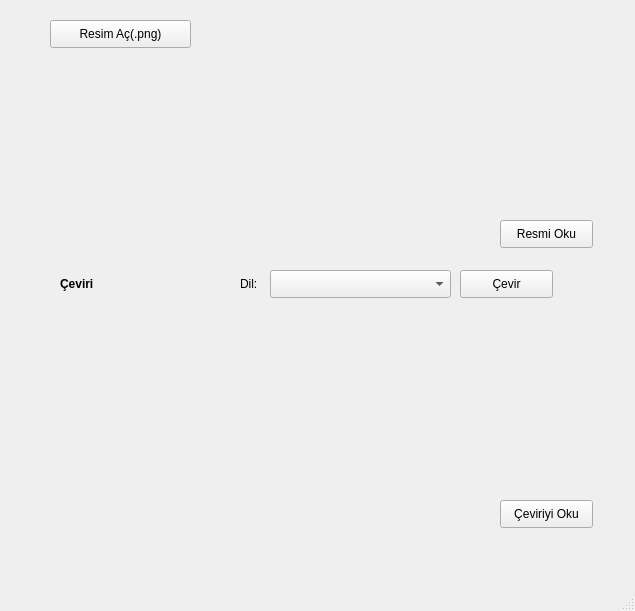
<?xml version="1.0" encoding="UTF-8"?>
<ui version="4.0">
 <class>MainWindow</class>
 <widget class="QMainWindow" name="MainWindow">
  <property name="geometry">
   <rect>
    <x>0</x>
    <y>0</y>
    <width>635</width>
    <height>611</height>
   </rect>
  </property>
  <property name="windowTitle">
   <string>MainWindow</string>
  </property>
  <widget class="QWidget" name="centralwidget">
   <widget class="QPushButton" name="ac">
    <property name="geometry">
     <rect>
      <x>50</x>
      <y>20</y>
      <width>141</width>
      <height>28</height>
     </rect>
    </property>
    <property name="text">
     <string>Resim Aç(.png)</string>
    </property>
   </widget>
   <widget class="QLabel" name="resim_yazi">
    <property name="geometry">
     <rect>
      <x>50</x>
      <y>70</y>
      <width>531</width>
      <height>141</height>
     </rect>
    </property>
    <property name="text">
     <string/>
    </property>
   </widget>
   <widget class="QLabel" name="ceviri_yazi">
    <property name="geometry">
     <rect>
      <x>50</x>
      <y>320</y>
      <width>531</width>
      <height>151</height>
     </rect>
    </property>
    <property name="font">
     <font>
      <pointsize>8</pointsize>
     </font>
    </property>
    <property name="layoutDirection">
     <enum>Qt::LeftToRight</enum>
    </property>
    <property name="text">
     <string/>
    </property>
   </widget>
   <widget class="QLabel" name="ceviri">
    <property name="geometry">
     <rect>
      <x>60</x>
      <y>270</y>
      <width>55</width>
      <height>28</height>
     </rect>
    </property>
    <property name="font">
     <font>
      <weight>75</weight>
      <bold>true</bold>
     </font>
    </property>
    <property name="text">
     <string>Çeviri</string>
    </property>
   </widget>
   <widget class="QComboBox" name="diller">
    <property name="geometry">
     <rect>
      <x>270</x>
      <y>270</y>
      <width>181</width>
      <height>28</height>
     </rect>
    </property>
   </widget>
   <widget class="QLabel" name="dil">
    <property name="geometry">
     <rect>
      <x>240</x>
      <y>270</y>
      <width>21</width>
      <height>28</height>
     </rect>
    </property>
    <property name="text">
     <string>Dil:</string>
    </property>
   </widget>
   <widget class="QPushButton" name="cevir">
    <property name="geometry">
     <rect>
      <x>460</x>
      <y>270</y>
      <width>93</width>
      <height>28</height>
     </rect>
    </property>
    <property name="text">
     <string>Çevir</string>
    </property>
   </widget>
   <widget class="QPushButton" name="res_oku">
    <property name="geometry">
     <rect>
      <x>500</x>
      <y>220</y>
      <width>93</width>
      <height>28</height>
     </rect>
    </property>
    <property name="text">
     <string>Resmi Oku</string>
    </property>
   </widget>
   <widget class="QPushButton" name="cev_oku">
    <property name="geometry">
     <rect>
      <x>500</x>
      <y>500</y>
      <width>93</width>
      <height>28</height>
     </rect>
    </property>
    <property name="text">
     <string>Çeviriyi Oku</string>
    </property>
   </widget>
  </widget>
  <widget class="QStatusBar" name="statusbar"/>
 </widget>
 <resources/>
 <connections/>
</ui>
